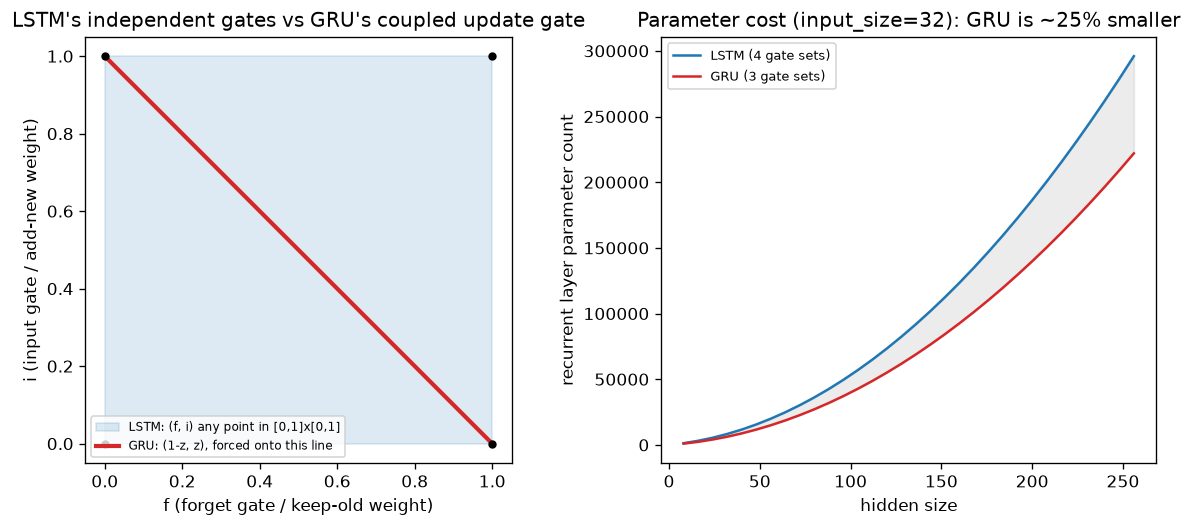

This figure's Python source:
"""
Day 50 — GRU
Shows the two structural differences from LSTM: (1) GRU's update gate couples
"how much to forget" and "how much to add" into a single convex combination
(f + i = 1 always), a strict subset of the LSTM's independently-free (f, i)
plane; (2) GRU needs 3 gate weight sets instead of 4, a real parameter saving
that grows with hidden size.
"""
import numpy as np
import matplotlib.pyplot as plt

fig, axes = plt.subplots(1, 2, figsize=(10, 4.5))

# --- Left: LSTM's free (f, i) plane vs GRU's constrained line ---
ax = axes[0]
ax.add_patch(plt.Rectangle((0, 0), 1, 1, facecolor="#1f77b4", alpha=0.15,
                            edgecolor="#1f77b4", label="LSTM: (f, i) any point in [0,1]x[0,1]"))
z = np.linspace(0, 1, 100)
ax.plot(1 - z, z, color="#d62728", linewidth=2.5, label="GRU: (1-z, z), forced onto this line")

corners = {
    "(0,0): forget all, add nothing\n(cell resets to 0)": (0, 0),
    "(1,0): keep all, add nothing\n(pure memory)": (1, 0),
    "(0,1): forget all, add all\n(full replace)": (0, 1),
    "(1,1): keep all AND add all\n(grows without bound)": (1, 1),
}
for label, (fx, fy) in corners.items():
    ax.plot(fx, fy, "ko", markersize=4)

ax.set_xlabel("f (forget gate / keep-old weight)")
ax.set_ylabel("i (input gate / add-new weight)")
ax.set_title("LSTM's independent gates vs GRU's coupled update gate")
ax.legend(fontsize=7, loc="lower left")
ax.set_xlim(-0.05, 1.05)
ax.set_ylim(-0.05, 1.05)
ax.set_aspect("equal")

# --- Right: parameter count, LSTM (4 gates) vs GRU (3 gates), vs hidden size ---
ax2 = axes[1]
input_size = 32
hidden_sizes = np.arange(8, 257, 8)

def gate_params(n_gates, d_in, d_h):
    # each gate: W_x (d_h x d_in) + W_h (d_h x d_h) + bias (d_h)
    return n_gates * (d_h * d_in + d_h * d_h + d_h)

lstm_params = gate_params(4, input_size, hidden_sizes)
gru_params = gate_params(3, input_size, hidden_sizes)

ax2.plot(hidden_sizes, lstm_params, color="#1f77b4", label="LSTM (4 gate sets)")
ax2.plot(hidden_sizes, gru_params, color="#d62728", label="GRU (3 gate sets)")
ax2.fill_between(hidden_sizes, gru_params, lstm_params, alpha=0.15, color="gray")
ax2.set_xlabel("hidden size")
ax2.set_ylabel("recurrent layer parameter count")
ax2.set_title(f"Parameter cost (input_size={input_size}): GRU is ~25% smaller")
ax2.legend(fontsize=8)

plt.tight_layout()
plt.savefig("graph_DAY_50.png", dpi=120, bbox_inches="tight")
